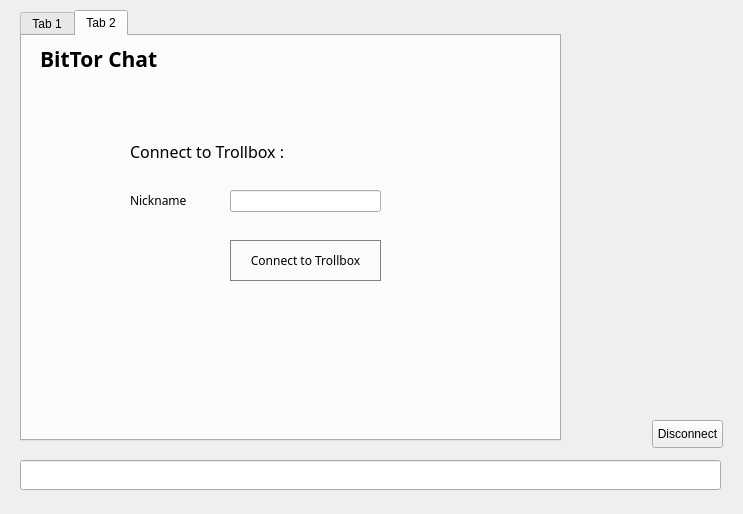
<?xml version="1.0" encoding="UTF-8"?>
<ui version="4.0">
 <class>ChatWindowClass</class>
 <widget class="QWidget" name="ChatWindowClass">
  <property name="geometry">
   <rect>
    <x>0</x>
    <y>0</y>
    <width>743</width>
    <height>514</height>
   </rect>
  </property>
  <widget class="QWidget" name="widget_2" native="true">
   <property name="geometry">
    <rect>
     <x>0</x>
     <y>0</y>
     <width>741</width>
     <height>511</height>
    </rect>
   </property>
   <widget class="QWidget" name="splitter" native="true">
    <property name="enabled">
     <bool>true</bool>
    </property>
    <property name="geometry">
     <rect>
      <x>10</x>
      <y>10</y>
      <width>721</width>
      <height>501</height>
     </rect>
    </property>
    <property name="styleSheet">
     <string notr="true"/>
    </property>
    <widget class="QTabWidget" name="tab">
     <property name="geometry">
      <rect>
       <x>10</x>
       <y>0</y>
       <width>541</width>
       <height>431</height>
      </rect>
     </property>
     <property name="styleSheet">
      <string notr="true"/>
     </property>
     <property name="tabShape">
      <enum>QTabWidget::Rounded</enum>
     </property>
     <property name="currentIndex">
      <number>1</number>
     </property>
     <property name="tabsClosable">
      <bool>false</bool>
     </property>
     <widget class="QWidget" name="widget_4">
      <attribute name="title">
       <string>Tab 1</string>
      </attribute>
     </widget>
     <widget class="QWidget" name="tab_5">
      <attribute name="title">
       <string>Tab 2</string>
      </attribute>
     </widget>
    </widget>
    <widget class="QLineEdit" name="lineEdit">
     <property name="geometry">
      <rect>
       <x>10</x>
       <y>450</y>
       <width>701</width>
       <height>30</height>
      </rect>
     </property>
     <property name="sizePolicy">
      <sizepolicy hsizetype="Fixed" vsizetype="Fixed">
       <horstretch>0</horstretch>
       <verstretch>0</verstretch>
      </sizepolicy>
     </property>
     <property name="maximumSize">
      <size>
       <width>16777215</width>
       <height>30</height>
      </size>
     </property>
    </widget>
    <widget class="QListView" name="userView">
     <property name="enabled">
      <bool>true</bool>
     </property>
     <property name="geometry">
      <rect>
       <x>0</x>
       <y>0</y>
       <width>0</width>
       <height>300</height>
      </rect>
     </property>
     <property name="minimumSize">
      <size>
       <width>0</width>
       <height>300</height>
      </size>
     </property>
     <property name="styleSheet">
      <string notr="true">border-radius:10px;</string>
     </property>
    </widget>
    <widget class="QPushButton" name="disconnect">
     <property name="geometry">
      <rect>
       <x>642</x>
       <y>410</y>
       <width>71</width>
       <height>28</height>
      </rect>
     </property>
     <property name="text">
      <string>Disconnect</string>
     </property>
    </widget>
   </widget>
   <widget class="QWidget" name="hide3" native="true">
    <property name="geometry">
     <rect>
      <x>0</x>
      <y>0</y>
      <width>741</width>
      <height>511</height>
     </rect>
    </property>
    <property name="styleSheet">
     <string notr="true">font-family:Proxima Nova Rg;</string>
    </property>
    <widget class="QLineEdit" name="editPseudo">
     <property name="geometry">
      <rect>
       <x>230</x>
       <y>190</y>
       <width>151</width>
       <height>22</height>
      </rect>
     </property>
     <property name="text">
      <string/>
     </property>
    </widget>
    <widget class="QLabel" name="label_5">
     <property name="geometry">
      <rect>
       <x>130</x>
       <y>190</y>
       <width>61</width>
       <height>21</height>
      </rect>
     </property>
     <property name="text">
      <string>Nickname</string>
     </property>
    </widget>
    <widget class="QPushButton" name="buttonConnect">
     <property name="geometry">
      <rect>
       <x>230</x>
       <y>240</y>
       <width>151</width>
       <height>41</height>
      </rect>
     </property>
     <property name="styleSheet">
      <string notr="true">border-radius:40px;border:1px solid grey</string>
     </property>
     <property name="text">
      <string>Connect to Trollbox</string>
     </property>
    </widget>
    <widget class="QLabel" name="label_10">
     <property name="geometry">
      <rect>
       <x>130</x>
       <y>140</y>
       <width>161</width>
       <height>21</height>
      </rect>
     </property>
     <property name="text">
      <string>&lt;html&gt;&lt;head/&gt;&lt;body&gt;&lt;p&gt;&lt;span style=&quot; font-size:12pt;&quot;&gt;Connect to Trollbox :&lt;/span&gt;&lt;/p&gt;&lt;/body&gt;&lt;/html&gt;</string>
     </property>
    </widget>
    <widget class="QLabel" name="label_9">
     <property name="geometry">
      <rect>
       <x>40</x>
       <y>40</y>
       <width>491</width>
       <height>39</height>
      </rect>
     </property>
     <property name="sizePolicy">
      <sizepolicy hsizetype="Preferred" vsizetype="Preferred">
       <horstretch>0</horstretch>
       <verstretch>0</verstretch>
      </sizepolicy>
     </property>
     <property name="font">
      <font>
       <family>Proxima Nova Rg</family>
      </font>
     </property>
     <property name="text">
      <string>&lt;html&gt;&lt;head/&gt;&lt;body&gt;&lt;p&gt;&lt;span style=&quot; font-size:16pt; font-weight:600;&quot;&gt;BitTor Chat&lt;/span&gt;&lt;/p&gt;&lt;/body&gt;&lt;/html&gt;</string>
     </property>
    </widget>
   </widget>
  </widget>
  <action name="actionQuit">
   <property name="text">
    <string>Quitter</string>
   </property>
   <property name="shortcut">
    <string>Ctrl+Q</string>
   </property>
  </action>
  <action name="actionCloseTab">
   <property name="text">
    <string>Fermer l'onglet</string>
   </property>
  </action>
 </widget>
 <layoutdefault spacing="6" margin="11"/>
 <resources/>
 <connections/>
</ui>
